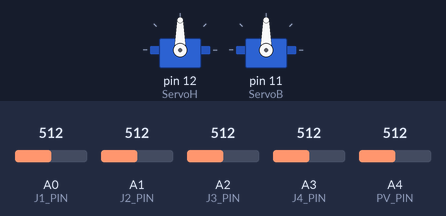
Recording of a sketch running on a simulated Arduino Uno, built with avr-gcc and run on an emulated ATmega328P. Shown: 2 × servo. Inputs (shaded band) come from the test bench; at power-on: A0 (J1_PIN) = 512, A1 (J2_PIN) = 512, A2 (J3_PIN) = 512, A3 (J4_PIN) = 512, A4 (PV_PIN) = 512. What the sketch prints to the serial monitor is not drawn.

Above: at 3.2 s.
3.3 s: A0 (J1_PIN) set to 532
At 5.4 s:
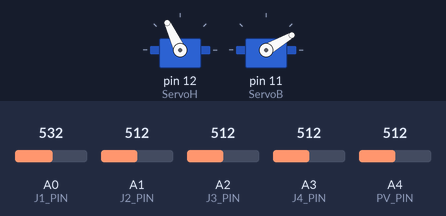
5.7 s: A1 (J2_PIN) set to 555
At 8.4 s:
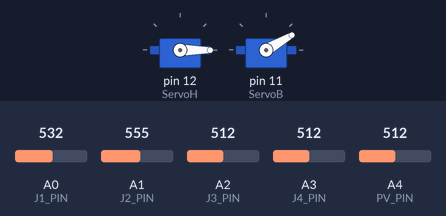
8.7 s: A2 (J3_PIN) set to 561
10.2 s: A2 (J3_PIN) set to 596
At 12.9 s:
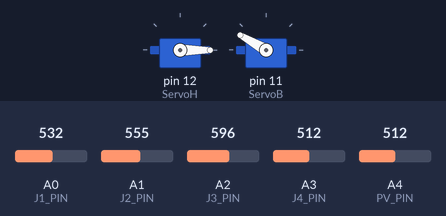
13.2 s: A3 (J4_PIN) set to 716
At 15.8 s:
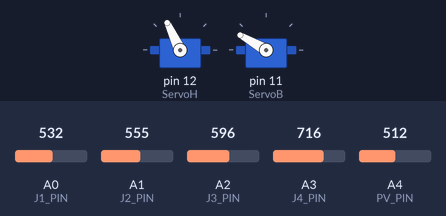
16.2 s: A3 (J4_PIN) set to 306
At 16.67 s:
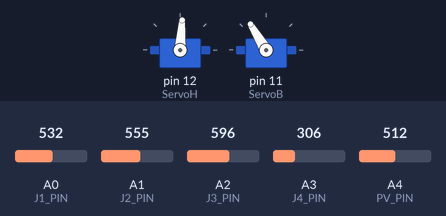
Timing chart, 0 to 19.6 s (numbered marks = the images above; inputs shaded):
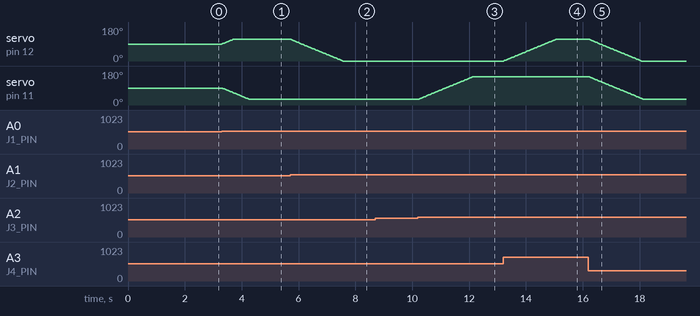

The sketch:

2-5.SPACE_Solar_thermal.ino
```cpp
#include <Servo.h>

// 핀 번호 지정
#define ServoH 12
#define ServoB 11

#define J1_PIN A0
#define J2_PIN A1
#define J3_PIN A2
#define J4_PIN A3

#define PV_PIN A4

// 서보 지정
Servo myservo1;
Servo myservo2;

// 각도 및 제어 변수 지정
int degree1 = 90;
int degree2 = 90;
int moves = 4;

float s_top = 0;
float s_bottom = 0;
float s_right = 0;
float s_left = 0;

int PV = 0;
float PV0 = 0;

void setup() {
  Serial.begin(9600); // 시리얼 통신 시작
  myservo2.attach(ServoH); // 서보 실행H(상)
  myservo1.attach(ServoB); // 서보 실행B(하)
  myservo1.write(90); // 서보 초기 값 90도 설정
  myservo2.write(90); // 서보 초기 값 90도 설정
  delay(2000); // 딜레이 2초
}

void loop() {
    delay(15);
    PV = analogRead(PV_PIN);
    PV0 = PV * (5.0 / 1023.0);

    // 조도 센서 채널 별로 변수에 값 저장
    int J1 = analogRead(J1_PIN);
    int J2 = analogRead(J2_PIN);
    int J3 = analogRead(J3_PIN);
    int J4 = analogRead(J4_PIN);

    // 상하좌우 조도 값 계산
    int top = J1 + J4;
    int bottom = J2 + J3; //아래 합
    int right = J2 + J1; //오른쪽합
    int left = J3 + J4; //왼쪽합

    // 상하좌우 조도 차 계산
    int difftb = top - bottom;
    int diffrl = right - left;

    //계산 값 if 문:  빛 양에 따라 가장 밝은 쪽으로 이동
    if (diffrl > moves) {degree1--;}
    else if (diffrl < -moves) {degree1++;}
    degree1 = constrain(degree1,30,150);
    myservo1.write(degree1);

    if (difftb > moves) {degree2++;}
    else if (difftb < -moves) {degree2--;;}
    degree2 = constrain(degree2,0,115);
    myservo2.write(degree2);

    // 태양광 패널에서 출력되는 전압 값 시리얼 모니터로 확인
    Serial.print("Panal: ");
    Serial.print(PV0);
    Serial.println("V");
}
```

Measured:
- the behaviour switches between 516 and 517 on A0 (J1_PIN) (found by bisection; images 0 and 1)
- the behaviour switches between 536 and 537 on A1 (J2_PIN) (found by bisection; images 1 and 2)
- the behaviour switches between 579 and 580 on A2 (J3_PIN) (found by bisection; images 2 and 3)
- after the input at 3.3 s, servo on pin 12 (ServoH): moves from 90° to 115° over 0.39 s, starting at once; servo on pin 11 (ServoB): moves from 90° to 30° over 0.95 s, starting at once
- after the input at 5.7 s, servo on pin 12 (ServoH): moves from 115° to 0° over 1.8 s, starting at once
- after the input at 8.7 s, every drawn part: stays the same
- after the input at 10.2 s, servo on pin 11 (ServoB): moves from 30° to 150° over 1.9 s, starting at once
- after the input at 13.2 s, servo on pin 12 (ServoH): moves from 0° to 115° over 1.8 s, starting at once
- after the input at 16.2 s, servo on pin 12 (ServoH): moves from 115° to 0° over 1.8 s, starting at once; servo on pin 11 (ServoB): moves from 150° to 30° over 1.9 s, starting at once
